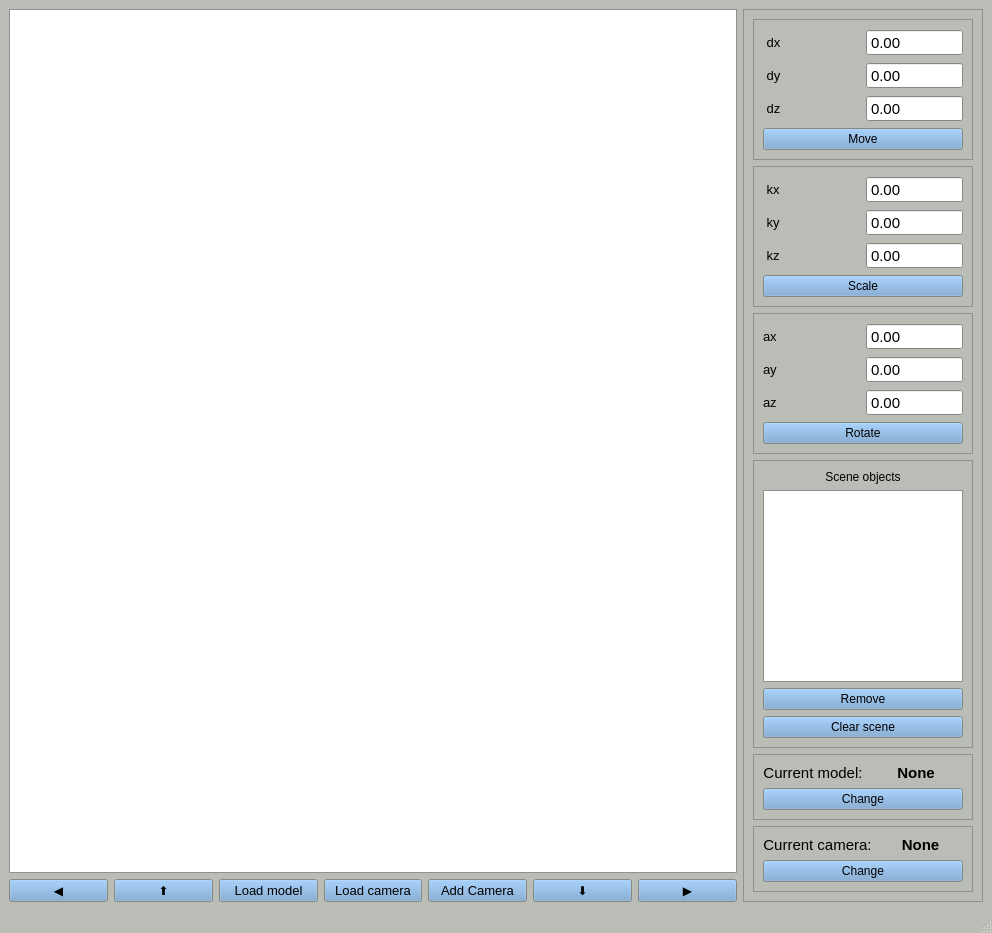
<?xml version="1.0" encoding="UTF-8"?>
<ui version="4.0">
 <class>MainWindow</class>
 <widget class="QMainWindow" name="MainWindow">
  <property name="geometry">
   <rect>
    <x>0</x>
    <y>0</y>
    <width>992</width>
    <height>896</height>
   </rect>
  </property>
  <property name="palette">
   <palette>
    <active>
     <colorrole role="Button">
      <brush brushstyle="SolidPattern">
       <color alpha="255">
        <red>114</red>
        <green>159</green>
        <blue>207</blue>
       </color>
      </brush>
     </colorrole>
     <colorrole role="Midlight">
      <brush brushstyle="SolidPattern">
       <color alpha="255">
        <red>220</red>
        <green>222</green>
        <blue>218</blue>
       </color>
      </brush>
     </colorrole>
     <colorrole role="Dark">
      <brush brushstyle="SolidPattern">
       <color alpha="255">
        <red>93</red>
        <green>94</green>
        <blue>91</blue>
       </color>
      </brush>
     </colorrole>
     <colorrole role="Mid">
      <brush brushstyle="SolidPattern">
       <color alpha="255">
        <red>124</red>
        <green>126</green>
        <blue>121</blue>
       </color>
      </brush>
     </colorrole>
     <colorrole role="Window">
      <brush brushstyle="SolidPattern">
       <color alpha="255">
        <red>186</red>
        <green>189</green>
        <blue>182</blue>
       </color>
      </brush>
     </colorrole>
     <colorrole role="Shadow">
      <brush brushstyle="SolidPattern">
       <color alpha="255">
        <red>0</red>
        <green>0</green>
        <blue>0</blue>
       </color>
      </brush>
     </colorrole>
     <colorrole role="AlternateBase">
      <brush brushstyle="SolidPattern">
       <color alpha="255">
        <red>220</red>
        <green>222</green>
        <blue>218</blue>
       </color>
      </brush>
     </colorrole>
    </active>
    <inactive>
     <colorrole role="Button">
      <brush brushstyle="SolidPattern">
       <color alpha="255">
        <red>114</red>
        <green>159</green>
        <blue>207</blue>
       </color>
      </brush>
     </colorrole>
     <colorrole role="Midlight">
      <brush brushstyle="SolidPattern">
       <color alpha="255">
        <red>220</red>
        <green>222</green>
        <blue>218</blue>
       </color>
      </brush>
     </colorrole>
     <colorrole role="Dark">
      <brush brushstyle="SolidPattern">
       <color alpha="255">
        <red>93</red>
        <green>94</green>
        <blue>91</blue>
       </color>
      </brush>
     </colorrole>
     <colorrole role="Mid">
      <brush brushstyle="SolidPattern">
       <color alpha="255">
        <red>124</red>
        <green>126</green>
        <blue>121</blue>
       </color>
      </brush>
     </colorrole>
     <colorrole role="Window">
      <brush brushstyle="SolidPattern">
       <color alpha="255">
        <red>186</red>
        <green>189</green>
        <blue>182</blue>
       </color>
      </brush>
     </colorrole>
     <colorrole role="Shadow">
      <brush brushstyle="SolidPattern">
       <color alpha="255">
        <red>0</red>
        <green>0</green>
        <blue>0</blue>
       </color>
      </brush>
     </colorrole>
     <colorrole role="AlternateBase">
      <brush brushstyle="SolidPattern">
       <color alpha="255">
        <red>220</red>
        <green>222</green>
        <blue>218</blue>
       </color>
      </brush>
     </colorrole>
    </inactive>
    <disabled>
     <colorrole role="Button">
      <brush brushstyle="SolidPattern">
       <color alpha="255">
        <red>114</red>
        <green>159</green>
        <blue>207</blue>
       </color>
      </brush>
     </colorrole>
     <colorrole role="Midlight">
      <brush brushstyle="SolidPattern">
       <color alpha="255">
        <red>220</red>
        <green>222</green>
        <blue>218</blue>
       </color>
      </brush>
     </colorrole>
     <colorrole role="Dark">
      <brush brushstyle="SolidPattern">
       <color alpha="255">
        <red>93</red>
        <green>94</green>
        <blue>91</blue>
       </color>
      </brush>
     </colorrole>
     <colorrole role="Mid">
      <brush brushstyle="SolidPattern">
       <color alpha="255">
        <red>124</red>
        <green>126</green>
        <blue>121</blue>
       </color>
      </brush>
     </colorrole>
     <colorrole role="Window">
      <brush brushstyle="SolidPattern">
       <color alpha="255">
        <red>186</red>
        <green>189</green>
        <blue>182</blue>
       </color>
      </brush>
     </colorrole>
     <colorrole role="Shadow">
      <brush brushstyle="SolidPattern">
       <color alpha="255">
        <red>0</red>
        <green>0</green>
        <blue>0</blue>
       </color>
      </brush>
     </colorrole>
     <colorrole role="AlternateBase">
      <brush brushstyle="SolidPattern">
       <color alpha="255">
        <red>186</red>
        <green>189</green>
        <blue>182</blue>
       </color>
      </brush>
     </colorrole>
    </disabled>
   </palette>
  </property>
  <property name="windowTitle">
   <string>Lab 03</string>
  </property>
  <widget class="QWidget" name="centralwidget">
   <property name="layoutDirection">
    <enum>Qt::LeftToRight</enum>
   </property>
   <layout class="QGridLayout" name="gridLayout">
    <item row="1" column="0">
     <widget class="QPushButton" name="left_btn">
      <property name="font">
       <font>
        <family>Arial</family>
        <pointsize>9</pointsize>
       </font>
      </property>
      <property name="text">
       <string>◀</string>
      </property>
     </widget>
    </item>
    <item row="1" column="1">
     <widget class="QPushButton" name="up_btn">
      <property name="font">
       <font>
        <family>Arial</family>
        <pointsize>9</pointsize>
       </font>
      </property>
      <property name="text">
       <string>⬆</string>
      </property>
     </widget>
    </item>
    <item row="1" column="2">
     <widget class="QPushButton" name="load_model_btn">
      <property name="font">
       <font>
        <family>Ubuntu</family>
        <pointsize>10</pointsize>
       </font>
      </property>
      <property name="text">
       <string>Load model</string>
      </property>
     </widget>
    </item>
    <item row="1" column="3">
     <widget class="QPushButton" name="load_camera_btn">
      <property name="font">
       <font>
        <family>Ubuntu</family>
        <pointsize>10</pointsize>
       </font>
      </property>
      <property name="text">
       <string>Load camera</string>
      </property>
     </widget>
    </item>
    <item row="1" column="4">
     <widget class="QPushButton" name="add_camera_btn">
      <property name="font">
       <font>
        <family>Ubuntu</family>
        <pointsize>10</pointsize>
       </font>
      </property>
      <property name="text">
       <string>Add Camera</string>
      </property>
     </widget>
    </item>
    <item row="1" column="5">
     <widget class="QPushButton" name="down_btn">
      <property name="font">
       <font>
        <family>Arial</family>
        <pointsize>9</pointsize>
       </font>
      </property>
      <property name="text">
       <string>⬇</string>
      </property>
     </widget>
    </item>
    <item row="1" column="6">
     <widget class="QPushButton" name="right_btn">
      <property name="font">
       <font>
        <family>Arial</family>
        <pointsize>9</pointsize>
       </font>
      </property>
      <property name="text">
       <string>▶</string>
      </property>
     </widget>
    </item>
    <item row="0" column="0" colspan="7">
     <widget class="Display" name="display">
      <property name="font">
       <font>
        <family>Arial</family>
        <pointsize>9</pointsize>
       </font>
      </property>
     </widget>
    </item>
    <item row="0" column="7" rowspan="2">
     <widget class="QFrame" name="frame_4">
      <property name="sizePolicy">
       <sizepolicy hsizetype="Minimum" vsizetype="Fixed">
        <horstretch>0</horstretch>
        <verstretch>0</verstretch>
       </sizepolicy>
      </property>
      <property name="font">
       <font>
        <family>Arial</family>
        <pointsize>9</pointsize>
       </font>
      </property>
      <property name="frameShape">
       <enum>QFrame::StyledPanel</enum>
      </property>
      <property name="frameShadow">
       <enum>QFrame::Raised</enum>
      </property>
      <layout class="QVBoxLayout" name="verticalLayout">
       <item>
        <widget class="QFrame" name="move_label">
         <property name="sizePolicy">
          <sizepolicy hsizetype="Preferred" vsizetype="Fixed">
           <horstretch>0</horstretch>
           <verstretch>0</verstretch>
          </sizepolicy>
         </property>
         <property name="font">
          <font>
           <family>Arial</family>
           <pointsize>9</pointsize>
          </font>
         </property>
         <property name="frameShape">
          <enum>QFrame::StyledPanel</enum>
         </property>
         <property name="frameShadow">
          <enum>QFrame::Raised</enum>
         </property>
         <layout class="QGridLayout" name="gridLayout_5">
          <item row="2" column="0">
           <widget class="QLabel" name="label_3">
            <property name="font">
             <font>
              <family>Arial</family>
              <pointsize>10</pointsize>
             </font>
            </property>
            <property name="text">
             <string> dz</string>
            </property>
           </widget>
          </item>
          <item row="1" column="0">
           <widget class="QLabel" name="label_2">
            <property name="font">
             <font>
              <family>Arial</family>
              <pointsize>10</pointsize>
             </font>
            </property>
            <property name="text">
             <string> dy</string>
            </property>
           </widget>
          </item>
          <item row="0" column="0">
           <widget class="QLabel" name="label">
            <property name="font">
             <font>
              <family>Arial</family>
              <pointsize>10</pointsize>
             </font>
            </property>
            <property name="text">
             <string> dx</string>
            </property>
           </widget>
          </item>
          <item row="1" column="1">
           <widget class="QDoubleSpinBox" name="dy_box">
            <property name="font">
             <font>
              <family>Arial</family>
              <pointsize>11</pointsize>
             </font>
            </property>
            <property name="locale">
             <locale language="English" country="Canada"/>
            </property>
            <property name="buttonSymbols">
             <enum>QAbstractSpinBox::NoButtons</enum>
            </property>
            <property name="minimum">
             <double>-10000000000000000000000.000000000000000</double>
            </property>
            <property name="maximum">
             <double>10000000000000000000000.000000000000000</double>
            </property>
           </widget>
          </item>
          <item row="2" column="1">
           <widget class="QDoubleSpinBox" name="dz_box">
            <property name="font">
             <font>
              <family>Arial</family>
              <pointsize>11</pointsize>
             </font>
            </property>
            <property name="locale">
             <locale language="English" country="Canada"/>
            </property>
            <property name="buttonSymbols">
             <enum>QAbstractSpinBox::NoButtons</enum>
            </property>
            <property name="minimum">
             <double>-99999999999999991611392.000000000000000</double>
            </property>
            <property name="maximum">
             <double>10000000000000000.000000000000000</double>
            </property>
           </widget>
          </item>
          <item row="0" column="1">
           <widget class="QDoubleSpinBox" name="dx_box">
            <property name="minimumSize">
             <size>
              <width>0</width>
              <height>1</height>
             </size>
            </property>
            <property name="font">
             <font>
              <family>Arial</family>
              <pointsize>11</pointsize>
             </font>
            </property>
            <property name="locale">
             <locale language="English" country="Canada"/>
            </property>
            <property name="buttonSymbols">
             <enum>QAbstractSpinBox::NoButtons</enum>
            </property>
            <property name="minimum">
             <double>-10000000000000000.000000000000000</double>
            </property>
            <property name="maximum">
             <double>10000000000000000.000000000000000</double>
            </property>
           </widget>
          </item>
          <item row="3" column="0" colspan="2">
           <widget class="QPushButton" name="move_btn">
            <property name="font">
             <font>
              <family>Arial</family>
              <pointsize>9</pointsize>
             </font>
            </property>
            <property name="text">
             <string>Move</string>
            </property>
           </widget>
          </item>
         </layout>
        </widget>
       </item>
       <item>
        <widget class="QFrame" name="frame_2">
         <property name="sizePolicy">
          <sizepolicy hsizetype="Preferred" vsizetype="Fixed">
           <horstretch>0</horstretch>
           <verstretch>0</verstretch>
          </sizepolicy>
         </property>
         <property name="font">
          <font>
           <family>Arial</family>
           <pointsize>9</pointsize>
          </font>
         </property>
         <property name="frameShape">
          <enum>QFrame::StyledPanel</enum>
         </property>
         <property name="frameShadow">
          <enum>QFrame::Raised</enum>
         </property>
         <layout class="QGridLayout" name="gridLayout_6">
          <item row="1" column="0">
           <widget class="QLabel" name="label_5">
            <property name="font">
             <font>
              <family>Arial</family>
              <pointsize>10</pointsize>
             </font>
            </property>
            <property name="text">
             <string> ky</string>
            </property>
           </widget>
          </item>
          <item row="0" column="0">
           <widget class="QLabel" name="label_4">
            <property name="font">
             <font>
              <family>Arial</family>
              <pointsize>10</pointsize>
             </font>
            </property>
            <property name="text">
             <string> kx</string>
            </property>
           </widget>
          </item>
          <item row="1" column="1">
           <widget class="QDoubleSpinBox" name="ky_box">
            <property name="font">
             <font>
              <family>Arial</family>
              <pointsize>11</pointsize>
             </font>
            </property>
            <property name="locale">
             <locale language="English" country="Canada"/>
            </property>
            <property name="buttonSymbols">
             <enum>QAbstractSpinBox::NoButtons</enum>
            </property>
            <property name="minimum">
             <double>0.000000000000000</double>
            </property>
            <property name="maximum">
             <double>10000000000000000000000.000000000000000</double>
            </property>
           </widget>
          </item>
          <item row="0" column="1">
           <widget class="QDoubleSpinBox" name="kx_box">
            <property name="font">
             <font>
              <family>Arial</family>
              <pointsize>11</pointsize>
             </font>
            </property>
            <property name="locale">
             <locale language="English" country="Canada"/>
            </property>
            <property name="buttonSymbols">
             <enum>QAbstractSpinBox::NoButtons</enum>
            </property>
            <property name="minimum">
             <double>0.000000000000000</double>
            </property>
            <property name="maximum">
             <double>10000000000000000.000000000000000</double>
            </property>
           </widget>
          </item>
          <item row="2" column="0">
           <widget class="QLabel" name="label_6">
            <property name="font">
             <font>
              <family>Arial</family>
              <pointsize>10</pointsize>
             </font>
            </property>
            <property name="text">
             <string> kz</string>
            </property>
           </widget>
          </item>
          <item row="2" column="1">
           <widget class="QDoubleSpinBox" name="kz_box">
            <property name="font">
             <font>
              <family>Arial</family>
              <pointsize>11</pointsize>
             </font>
            </property>
            <property name="locale">
             <locale language="English" country="Canada"/>
            </property>
            <property name="buttonSymbols">
             <enum>QAbstractSpinBox::NoButtons</enum>
            </property>
            <property name="minimum">
             <double>0.000000000000000</double>
            </property>
            <property name="maximum">
             <double>10000000000000000.000000000000000</double>
            </property>
           </widget>
          </item>
          <item row="3" column="0" colspan="2">
           <widget class="QPushButton" name="scale_btn">
            <property name="font">
             <font>
              <family>Arial</family>
              <pointsize>9</pointsize>
             </font>
            </property>
            <property name="text">
             <string>Scale</string>
            </property>
           </widget>
          </item>
         </layout>
        </widget>
       </item>
       <item>
        <widget class="QFrame" name="frame_3">
         <property name="sizePolicy">
          <sizepolicy hsizetype="Minimum" vsizetype="Fixed">
           <horstretch>0</horstretch>
           <verstretch>0</verstretch>
          </sizepolicy>
         </property>
         <property name="font">
          <font>
           <family>Arial</family>
           <pointsize>9</pointsize>
          </font>
         </property>
         <property name="frameShape">
          <enum>QFrame::StyledPanel</enum>
         </property>
         <property name="frameShadow">
          <enum>QFrame::Raised</enum>
         </property>
         <layout class="QGridLayout" name="gridLayout_7">
          <item row="1" column="0">
           <widget class="QLabel" name="label_12">
            <property name="font">
             <font>
              <family>Arial</family>
              <pointsize>10</pointsize>
             </font>
            </property>
            <property name="text">
             <string>ay</string>
            </property>
           </widget>
          </item>
          <item row="1" column="1">
           <widget class="QDoubleSpinBox" name="ay_box">
            <property name="font">
             <font>
              <family>Arial</family>
              <pointsize>11</pointsize>
             </font>
            </property>
            <property name="locale">
             <locale language="English" country="Canada"/>
            </property>
            <property name="buttonSymbols">
             <enum>QAbstractSpinBox::NoButtons</enum>
            </property>
            <property name="minimum">
             <double>-10000000000000000000000.000000000000000</double>
            </property>
            <property name="maximum">
             <double>10000000000000000000000.000000000000000</double>
            </property>
           </widget>
          </item>
          <item row="0" column="1">
           <widget class="QDoubleSpinBox" name="ax_box">
            <property name="font">
             <font>
              <family>Arial</family>
              <pointsize>11</pointsize>
             </font>
            </property>
            <property name="locale">
             <locale language="English" country="Canada"/>
            </property>
            <property name="buttonSymbols">
             <enum>QAbstractSpinBox::NoButtons</enum>
            </property>
            <property name="minimum">
             <double>-10000000000000000.000000000000000</double>
            </property>
            <property name="maximum">
             <double>10000000000000000.000000000000000</double>
            </property>
           </widget>
          </item>
          <item row="2" column="1">
           <widget class="QDoubleSpinBox" name="az_box">
            <property name="font">
             <font>
              <family>Arial</family>
              <pointsize>11</pointsize>
             </font>
            </property>
            <property name="locale">
             <locale language="English" country="Canada"/>
            </property>
            <property name="buttonSymbols">
             <enum>QAbstractSpinBox::NoButtons</enum>
            </property>
            <property name="minimum">
             <double>-99999999999999991611392.000000000000000</double>
            </property>
            <property name="maximum">
             <double>10000000000000000.000000000000000</double>
            </property>
           </widget>
          </item>
          <item row="2" column="0">
           <widget class="QLabel" name="label_10">
            <property name="font">
             <font>
              <family>Arial</family>
              <pointsize>10</pointsize>
             </font>
            </property>
            <property name="text">
             <string>az</string>
            </property>
           </widget>
          </item>
          <item row="3" column="0" colspan="2">
           <widget class="QPushButton" name="rotate_btn">
            <property name="font">
             <font>
              <family>Arial</family>
              <pointsize>9</pointsize>
             </font>
            </property>
            <property name="text">
             <string>Rotate</string>
            </property>
           </widget>
          </item>
          <item row="0" column="0">
           <widget class="QLabel" name="label_11">
            <property name="font">
             <font>
              <family>Arial</family>
              <pointsize>10</pointsize>
             </font>
            </property>
            <property name="text">
             <string>ax</string>
            </property>
           </widget>
          </item>
         </layout>
        </widget>
       </item>
       <item>
        <widget class="QFrame" name="frame">
         <property name="font">
          <font>
           <family>Arial</family>
           <pointsize>9</pointsize>
          </font>
         </property>
         <property name="frameShape">
          <enum>QFrame::StyledPanel</enum>
         </property>
         <property name="frameShadow">
          <enum>QFrame::Raised</enum>
         </property>
         <layout class="QVBoxLayout" name="verticalLayout_2">
          <item>
           <widget class="QLabel" name="label_7">
            <property name="font">
             <font>
              <family>Arial</family>
              <pointsize>9</pointsize>
             </font>
            </property>
            <property name="text">
             <string>Scene objects</string>
            </property>
            <property name="alignment">
             <set>Qt::AlignCenter</set>
            </property>
           </widget>
          </item>
          <item>
           <widget class="QListWidget" name="objects_list">
            <property name="sizePolicy">
             <sizepolicy hsizetype="Maximum" vsizetype="Expanding">
              <horstretch>0</horstretch>
              <verstretch>0</verstretch>
             </sizepolicy>
            </property>
            <property name="maximumSize">
             <size>
              <width>200</width>
              <height>16777215</height>
             </size>
            </property>
            <property name="currentRow">
             <number>-1</number>
            </property>
           </widget>
          </item>
          <item>
           <widget class="QPushButton" name="remove_object_btn">
            <property name="font">
             <font>
              <family>Arial</family>
              <pointsize>9</pointsize>
             </font>
            </property>
            <property name="text">
             <string>Remove</string>
            </property>
           </widget>
          </item>
          <item>
           <widget class="QPushButton" name="clear_scene_btn">
            <property name="sizePolicy">
             <sizepolicy hsizetype="Ignored" vsizetype="Fixed">
              <horstretch>0</horstretch>
              <verstretch>0</verstretch>
             </sizepolicy>
            </property>
            <property name="font">
             <font>
              <family>Arial</family>
              <pointsize>9</pointsize>
             </font>
            </property>
            <property name="text">
             <string>Clear scene</string>
            </property>
           </widget>
          </item>
         </layout>
        </widget>
       </item>
       <item>
        <widget class="QFrame" name="frame_6">
         <property name="font">
          <font>
           <family>Arial</family>
           <pointsize>9</pointsize>
          </font>
         </property>
         <property name="frameShape">
          <enum>QFrame::StyledPanel</enum>
         </property>
         <property name="frameShadow">
          <enum>QFrame::Raised</enum>
         </property>
         <layout class="QVBoxLayout" name="verticalLayout_4">
          <item>
           <layout class="QHBoxLayout" name="horizontalLayout">
            <item>
             <widget class="QLabel" name="label_9">
              <property name="font">
               <font>
                <family>Arial</family>
                <pointsize>11</pointsize>
               </font>
              </property>
              <property name="text">
               <string>Current model:</string>
              </property>
              <property name="alignment">
               <set>Qt::AlignCenter</set>
              </property>
             </widget>
            </item>
            <item>
             <widget class="QLabel" name="curr_model_lbl">
              <property name="font">
               <font>
                <family>Arial</family>
                <pointsize>11</pointsize>
                <bold>true</bold>
               </font>
              </property>
              <property name="text">
               <string>None</string>
              </property>
              <property name="alignment">
               <set>Qt::AlignCenter</set>
              </property>
             </widget>
            </item>
           </layout>
          </item>
          <item>
           <widget class="QPushButton" name="change_model_btn">
            <property name="font">
             <font>
              <family>Arial</family>
              <pointsize>9</pointsize>
             </font>
            </property>
            <property name="text">
             <string>Change</string>
            </property>
           </widget>
          </item>
         </layout>
        </widget>
       </item>
       <item>
        <widget class="QFrame" name="frame_5">
         <property name="font">
          <font>
           <family>Arial</family>
           <pointsize>9</pointsize>
          </font>
         </property>
         <property name="frameShape">
          <enum>QFrame::StyledPanel</enum>
         </property>
         <property name="frameShadow">
          <enum>QFrame::Raised</enum>
         </property>
         <layout class="QVBoxLayout" name="verticalLayout_3">
          <item>
           <layout class="QHBoxLayout" name="horizontalLayout_2">
            <item>
             <widget class="QLabel" name="label_8">
              <property name="font">
               <font>
                <family>Arial</family>
                <pointsize>11</pointsize>
               </font>
              </property>
              <property name="text">
               <string>Current camera:</string>
              </property>
              <property name="alignment">
               <set>Qt::AlignCenter</set>
              </property>
             </widget>
            </item>
            <item>
             <widget class="QLabel" name="curr_camera_lbl">
              <property name="font">
               <font>
                <family>Arial</family>
                <pointsize>11</pointsize>
                <bold>true</bold>
               </font>
              </property>
              <property name="text">
               <string>None</string>
              </property>
              <property name="alignment">
               <set>Qt::AlignCenter</set>
              </property>
             </widget>
            </item>
           </layout>
          </item>
          <item>
           <widget class="QPushButton" name="change_camera_btn">
            <property name="font">
             <font>
              <family>Arial</family>
              <pointsize>9</pointsize>
             </font>
            </property>
            <property name="text">
             <string>Change</string>
            </property>
           </widget>
          </item>
         </layout>
        </widget>
       </item>
      </layout>
     </widget>
    </item>
   </layout>
  </widget>
  <widget class="QStatusBar" name="statusbar"/>
 </widget>
 <customwidgets>
  <customwidget>
   <class>Display</class>
   <extends>QGraphicsView</extends>
   <header>display.h</header>
  </customwidget>
 </customwidgets>
 <tabstops>
  <tabstop>dx_box</tabstop>
  <tabstop>dy_box</tabstop>
  <tabstop>dz_box</tabstop>
  <tabstop>move_btn</tabstop>
  <tabstop>kx_box</tabstop>
  <tabstop>ky_box</tabstop>
  <tabstop>kz_box</tabstop>
  <tabstop>scale_btn</tabstop>
  <tabstop>ax_box</tabstop>
  <tabstop>ay_box</tabstop>
  <tabstop>az_box</tabstop>
  <tabstop>rotate_btn</tabstop>
  <tabstop>remove_object_btn</tabstop>
  <tabstop>change_camera_btn</tabstop>
  <tabstop>left_btn</tabstop>
  <tabstop>up_btn</tabstop>
  <tabstop>load_model_btn</tabstop>
  <tabstop>add_camera_btn</tabstop>
  <tabstop>down_btn</tabstop>
  <tabstop>right_btn</tabstop>
 </tabstops>
 <resources/>
 <connections/>
</ui>
